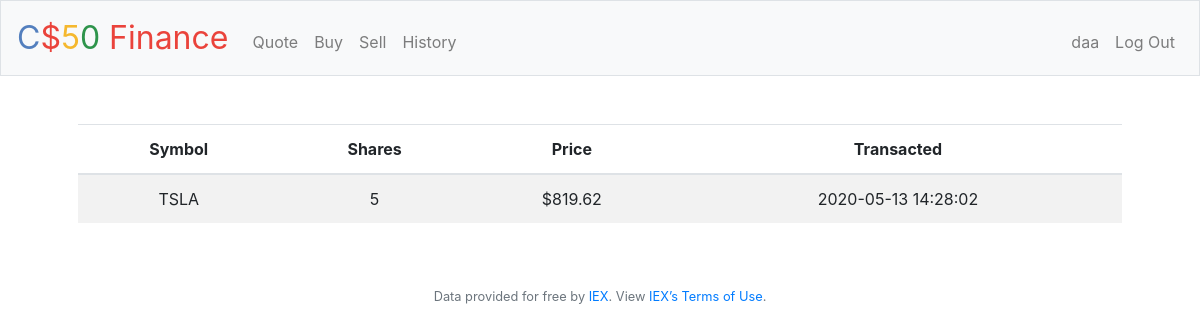
The app's page /history (signed in) with its own data.
### tables this page shows
CREATE TABLE history (
            id INTEGER NOT NULL,
            symbol VARCHAR(255),
            shares INTEGER UNSIGNED,
            price DECIMAL(10, 2),
            transacted DATETIME,
            FOREIGN KEY(id) REFERENCES users(id));

### pset8/finance/application.py (the view)
@app.route("/history")
@login_required
def history():
    sql = "SELECT * FROM history WHERE id=:id"
    trans = db.execute(sql, id=session["user_id"])
    for tran in trans:
        tran["price"] = usd(tran["price"])
    return render_template("history.html", trans=trans)

### pset8/finance/application.py (called while the page is built)
@app.after_request
def after_request(response):
    response.headers["Cache-Control"] = "no-cache, no-store, must-revalidate"
    response.headers["Expires"] = 0
    response.headers["Pragma"] = "no-cache"
    return response

### pset8/finance/helpers.py (called while the page is built)
def login_required(f):
    @wraps(f)
    def decorated_function(*args, **kwargs):
        if session.get("user_id") is None:
            return redirect("/login")
        return f(*args, **kwargs)
    return decorated_function

def usd(value):
    return f"${value:,.2f}"

### pset8/finance/templates/history.html (shortened to what this page needs)
{% extends "layout.html" %}
{% block main %}
    <table class="table table-striped">
        <thead>
            <tr>
                <th>Symbol</th>
                <th>Shares</th>
                <th>Price</th>
                <th>Transacted</th>
            </tr>
        </thead>
        <tbody>
            {% for tran in trans %}
                <tr>
                    <td> {{ tran["symbol"] }}</td>
                    <td> {{ tran["shares"] }}</td>
                    <td> {{ tran["price"] }}</td>
                    <td> {{ tran["transacted"] }}</td>
                </tr>
            {% endfor %}
        </tbody>
    </table>
{% endblock %}

### records on screen
history: symbol "TSLA", shares "5", price "$819.62", transacted "2020-05-13 14:28:02"

### other values on screen
{{ session["username"] }} "daa"
